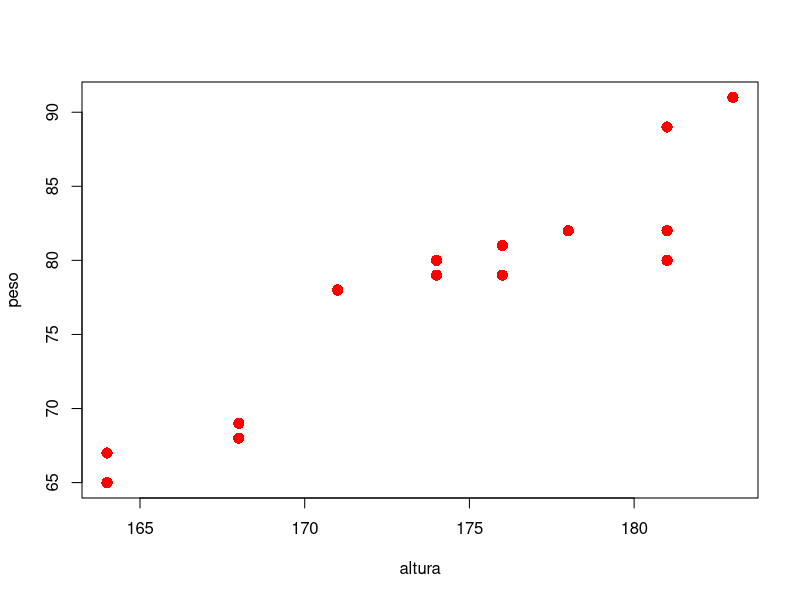
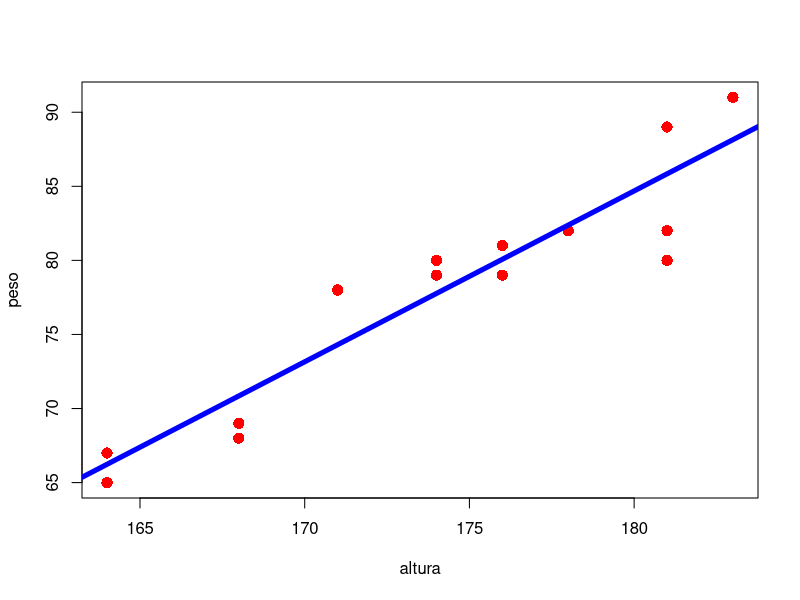
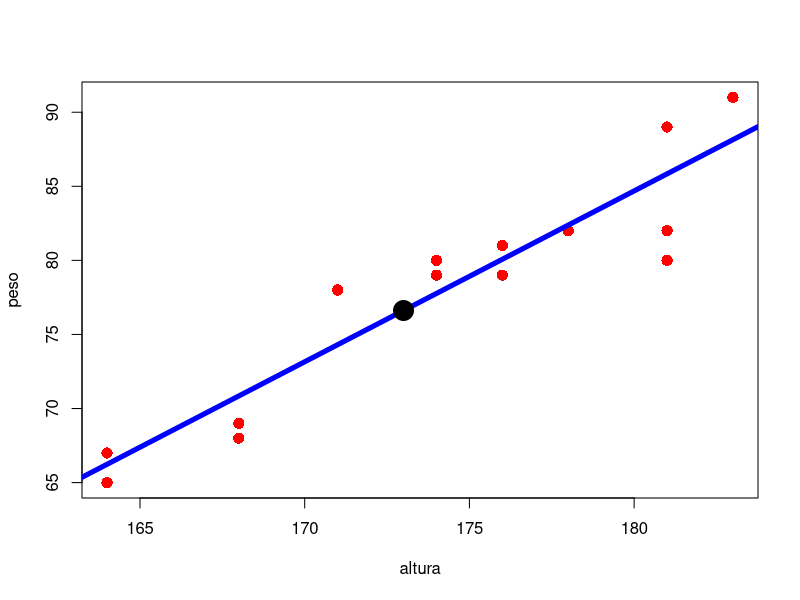
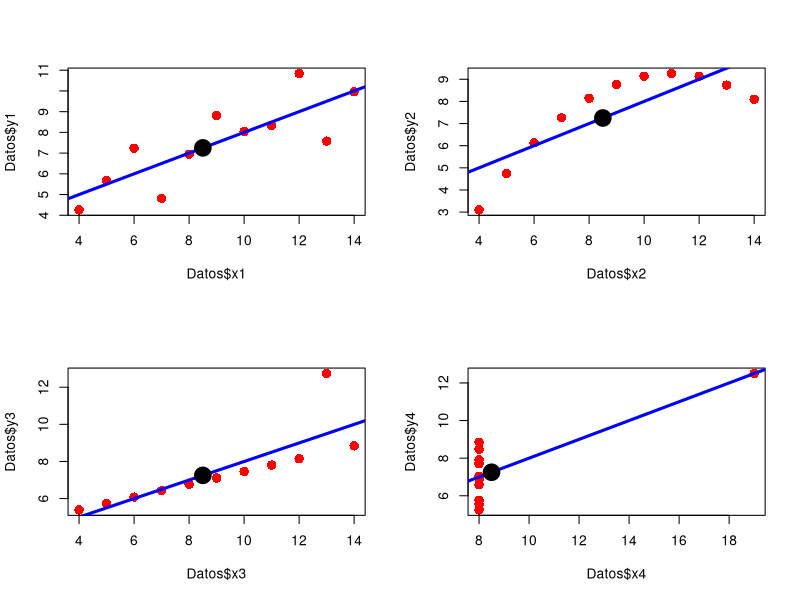
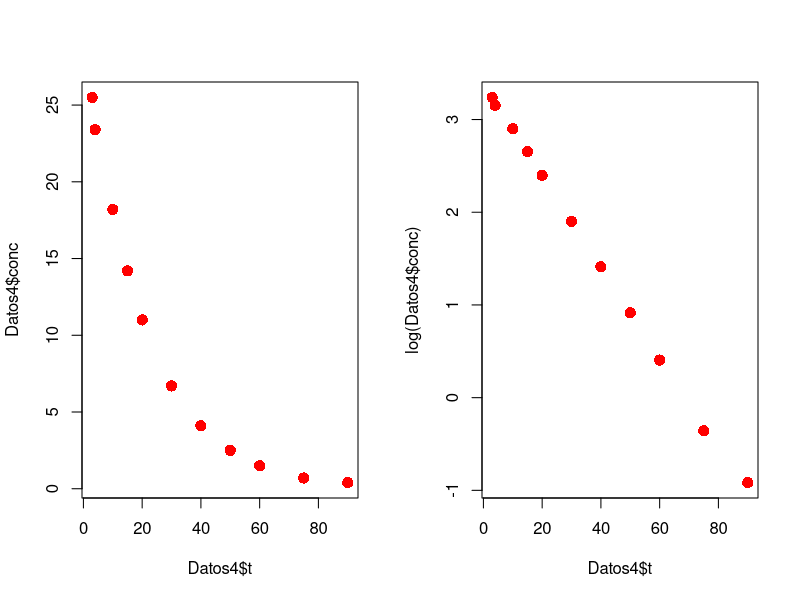
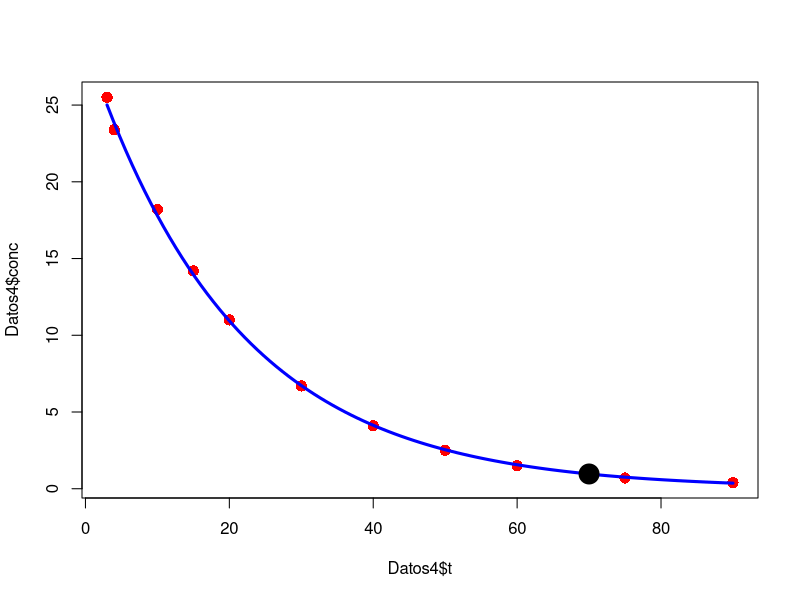

R code for these plots, in order:
#Ejercicio 1

altura <- c(178, 181, 168, 183, 164, 181, 174, 176, 174, 176, 181, 168, 164, 174, 171)
peso <- c(82, 89, 68, 91, 65, 80, 79, 81, 80, 79, 82, 69, 67, 80, 78)

plot(peso~altura, pch=16,col="red",cex=1.5)

#¿Qúe tipo de relación ves?
  #a) Relación lineal simple creciente

model1 <- lm(peso~altura); model1


plot(peso~altura, pch=16,col="red",cex=1.5)
abline(model1,col="blue",lwd=5)


#peso = 1.153*altura-122.899


summary(model1)

cor(peso,altura)

altura_pred <- 173
peso_pred <- predict(model1,data.frame(altura=altura_pred))
peso_pred


plot(peso~altura, pch=16,col="red",cex=1.5)
abline(model1,col="blue",lwd=5)
points(altura_pred,peso_pred, col = "black", pch= 20, cex = 4)


model2 <- lm(altura~peso)
model2
peso_pred2 <- 72
altura_pred2 <- predict(model2,data.frame(peso=peso_pred2)); altura_pred2

#Ejercicio 2

Datos = read.table("anscombe.txt",header=TRUE, sep=";",dec=",")

head(Datos)

model1 <- lm(Datos$y1~Datos$x1)

x_hat <- mean(Datos$x1)
x_hat

y_hat <- mean(Datos$y1)
y_hat

sum_x <- sum((Datos$x1-mean(Datos$x1))^2)
sum_x

sum_y <- sum((Datos$y1-mean(Datos$y1))^2)
sum_y

m <- model1$coefficients[2]
m

b <- model1$coefficients[1]
b

RR <- cor(Datos$x1,Datos$y1)
RR

R2 <- summary(model1)$r.squared
R2

y_pred <- m*8.5+b
y_pred

model2 <- lm(Datos$y2~Datos$x2)

x_hat <- mean(Datos$x12)
x_hat

y_hat <- mean(Datos$y2)
y_hat

sum_x <- sum((Datos$x2-mean(Datos$x2))^2)
sum_x

sum_y <- sum((Datos$y2-mean(Datos$y2))^2)
sum_y

m <- model2$coefficients[2]
m

b <- model2$coefficients[1]
b

RR <- cor(Datos$x2,Datos$y2)
RR

R2 <- summary(model2)$r.squared
R2

y_pred <- m*8.5+b
y_pred


model3 <- lm(Datos$y3~Datos$x3)

x_hat <- mean(Datos$x3)
x_hat

y_hat <- mean(Datos$y3)
y_hat

sum_x <- sum((Datos$x3-mean(Datos$x3))^2)
sum_x

sum_y <- sum((Datos$y3-mean(Datos$y3))^2)
sum_y

m <- model3$coefficients[2]
m

b <- model3$coefficients[1]
b

RR <- cor(Datos$x3,Datos$y3)
RR

R2 <- summary(model3)$r.squared
R2

y_pred <- m*8.5+b
y_pred

model4 <- lm(Datos$y4~Datos$x4)

x_hat <- mean(Datos$x4)
x_hat

y_hat <- mean(Datos$y4)
y_hat

sum_x <- sum((Datos$x4-mean(Datos$x4))^2)
sum_x

sum_y <- sum((Datos$y4-mean(Datos$y4))^2)
sum_y

m <- model4$coefficients[2]
m

b <- model4$coefficients[1]
b

RR <- cor(Datos$x4,Datos$y4)
RR

R2 <- summary(model4)$r.squared
R2

y_pred <- m*8.5+b
y_pred

#En general, ¿qué puedes decir de los coeficientes de correlación (R) y de determinación (R^2)?
# Son iguales y altos en todos los casos (correcta)

#¿Cuál de los 4 modelos se ajusta mejor a los datos?
# Caso I (correcta)
#Ejercicio 3



par(mfrow=c(2,2))    # set the plotting area into a 2*2 array
plot(Datos$y1~Datos$x1, pch=16,col="red",cex=1.5)
abline(model1,col="blue",lwd=3)
points(8.5,y_pred, col = "black", pch= 20, cex = 4)

plot(Datos$y2~Datos$x2, pch=16,col="red",cex=1.5)
abline(model2,col="blue",lwd=3)
points(8.5,y_pred, col = "black", pch= 20, cex = 4)

plot(Datos$y3~Datos$x3, pch=16,col="red",cex=1.5)
abline(model3,col="blue",lwd=3)
points(8.5,y_pred, col = "black", pch= 20, cex = 4)

plot(Datos$y4~Datos$x4, pch=16,col="red",cex=1.5)
abline(model4,col="blue",lwd=3)
points(8.5,y_pred, col = "black", pch= 20, cex = 4)


#¿Qué puedes decir de cada conjunto de datos?
# I: (x1,y1)
# Relación lineal de primer orden (correcta)

# II: (x2,y2)
# Relación lineal de orden superior (correcta)
# Relación lineal de primer orden con un valor atípico  (correcta)

# IV: (x4,y4)
# Relación no lineal con un valor atípico   (correcta)

# ¿Cómo mejorarías cada modelo de regresión?
# I: (x1,y1)
# No haría nada, está bien como está (correcta)

# II: (x2,y2)
# Probaría un modelo lineal de orden o grado superior (correcta)

# III: (x3,y3)
# Eliminaría el dato atípico y volvería a calcular la recta de regresión (correcta)

# IV: (x4,y4)
# Eliminaría el dato atípico y así se ve claramente la no linealidad de los datos (correcta)


#Finalmente, ¿Cuál de las siguientes conclusiones crees que es válida?
# Todas las anteriores (correcta)

#Ejercicio 4

Lluvia <- c(97, 27, 93, 175, 38	, 192, 28, 182, 61, 77)
Incendios <- c(521, 863, 712, 163, 138, 811, 534, 442, 963, 313)

summary(lm(Incendios ~ Lluvia))

#Ejercicio 4

Datos4 = read.table("ester.txt",header=TRUE, sep=";",dec=".")
head(Datos4)

par(mfrow=c(1,2))    # set the plotting area into a 2*2 array
plot(Datos4$conc~Datos4$t, pch=16,col="red",cex=1.5)
plot(log(Datos4$conc)~Datos4$t, pch=16,col="red",cex=1.5)


model_ester <- lm(log(Datos4$conc)~Datos4$t)
summary(model_ester)


t_pred <- 70
conc_pred <- exp(model_ester$coefficients[2]*t_pred+model_ester$coefficients[1])
conc_pred


par(mfrow=c(1,1))    # set the plotting area into a 1*1 array
plot(Datos4$conc~Datos4$t, pch=16,col="red",cex=1.5)
curve(exp(model_ester$coefficients[2]*x+model_ester$coefficients[1]), add=T, col="blue",lwd=3)
points(t_pred,conc_pred, col = "black", pch= 20, cex = 4)
